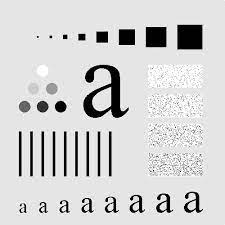
%> input picture manya.jpg, 225 x 225 px
$ octave ch03_hp.m   (GNU Octave 9; MATLAB toolbox functions it lacks are replaced by stand-ins)
%> lines starting %> are read from the running program, lines starting %| are printed output that depends on the picture
### tofloat.m
function [out, revertclass] = tofloat(in)
%   tofloat convert image to floating point
%   [out, revertclass] = tofloat(in) converts the input image IN to floating
%   point. If IN is a double or single image, then OUT  equals IN.
%   Otherwise, OUT equals IM2SINGLE(IN). REVERTCLASS is a function handle
%   that can be used to convert back to the class of IN.
identity = @(x) x;
tosingle = @im2single;

table = { 'uint8', tosingle, @im2uint8
    'uint16', tosingle, @im2uint16
    'int16', tosingle, @im2int16
    'logical', tosingle, @logical
    'double', identity, identity
    'single', identity, identity
    };

classIndex = find(strcmp(class(in), table(:, 1)));

if isempty(classIndex)
    error('Unsupported input image class.');
end

out  = table{classIndex, 2}(in);

revertclass = table{classIndex, 3};

end

### paddedsize.m
% paddedsize.m %
function PQ  = paddedsize(AB, CD, PARAM)
% PADDEDSIZE Computes padded sizes useful for FFT-based filtering.
%   PQ = PADDEDSIZE(AB), where AB is a two-element size vector,
%   computes the two-element size vector PQ = 2*AB.
%
%   PQ = paddedSize(AB, 'PWR2') computes the vector PQ such that
%   PQ(1) = PQ(2) = 2*nextpow2(2*m), where m is MAX(AB).
%
%   PQ = paddedSize(AB, CD), where AB and CD are two-element size vectors,
%   computes the two-element size vector PQ. The elements of PQ are the
%   smallest even integers greater than or equal to AB+CD - 1.
%
%   PQ = paddedSize(AB, CD, 'PWR2') computes the vector PQ such that PQ(1)
%   = PQ(2) = 2^nextpow2(2*m), where m is MAX([AB CD]).
%
if nargin == 1
    PQ = 2*AB;
elseif nargin == 2 && ~ischar(CD)
    PQ = AB + CD -1;
    PQ = 2 * ceil(PQ / 2);
elseif nargin == 2
    m = max(AB); % Maximum dimension.

    % Find power-of-2 at least twice m.
    P = 2^nextpow2(2*m);
    PQ = [P, P];
elseif (nargin == 3) && strcmpi(PARAM, 'pwr2')
    m = max([AB CD]); % Maximum dimension.
    P = 2^nextpow2(2*m);
    PQ = [P, P];
else
    error('Wrong number of inputs.')
end

### dftuv.m
function [U, V] = dftuv(M, N)
u = single(0:(M-1));
v = single(0:(N-1));

idx = find(u > M/2);
u(idx) = u(idx) - M;
idy = find(v > N/2);
v(idy) = v(idy) - N;

[V, U] = meshgrid(v, u);
end

### dftfilt.m
function g = dftfilt(f, H, classout)
%DFTFILT Performs frequency domain filtering.
%   g = DFTFILT(f, H, CLASSOUT) filters f in the frequency domain using the
%   filter transfer function H. The output , g, is the filtered image,
%   which has the same size as f.
%
%   valid values of CLASSOUT are
%
%   'original'  The output is of the same class as the input. This is the
%   default if CLASSOUT is not included in the call.
%   'fltpoint'  The point is floating point of class single, unless both f
%   and H are of class double, in which case the output also is of class
%   double.
%
%   DFTFILT automatically pads f to the same size as H. Both f and H must
%   be real. In addition, H must be an uncentered, circularly-symmetric
%   filter function.

% Convert the input to the floating point.
[f, revertclass] = tofloat(f);

% Obtain the FFT of the padded input.
F = fft2(f, size(H, 1), size(H, 2));

% Perform filtering.
g = ifft2(H .* F);

% Crop to original size.
g = g(1:size(f,1), 1:size(f,2));    % g is of class single here.

% Convert the output to the same class as the input if so specified.
if nargin == 2 || strcmp(classout, 'original')
    g = revertclass(g);
elseif strcmp(classout, 'fltpoint')
    return
else
    error('Undefined class for the output image.')
end

### hpfilter.m
function H = lpfilter(type, M, N, D0, n)
% HPFILTER Computes frequency domain highpass filters.
%   H = HPFILTER(TYPE, M, N, D0, n) creates the transfer function of a
%   highpass filter, H, of the specified TYPE and size (M-by-N).
%   valid values for TYPE, D0, and n are:
%
%   'ideal'     ideal lowpass filter with cutoff frequency D0. n need not
%   be supplied. D0 must be positive.
%
%   'btw'       Butterworth lowpass filter of order n, and cutoff frequency
%   D0. The default value for n is 1.0. D0 must be positive.
%
%   'gaussian'  Gaussian lowpass filter with cutoff (standard deviation)
%   D0. n need not be supplied. D0 must be positive.
%
%   H is of floating point class single. It is returned uncentered for
%   consistency with filtering function dftfilt. To view H as an image or
%   mesh plot, it should be centered using Hc = fftshift(H).

if nargin == 4
    n = 1; % default value of n.
end

% Generate highpass filter.
Hlp = lpfilter(type, M, N, D0, n);
H = 1 - Hlp;

### lpfilter.m
function H = lpfilter(type, M, N, D0, n)
% LPFILTER Computes frequency domain lowpass filters.
%   H = LPFILTER(TYPE, M, N, D0, n) creates the transfer function of a
%   lowpass filter, H, of the specified TYPE and size (M-by-N). To view
%   the filter as an image or mesh plot, it should be centered
%   using H = fftshif(H)
%
%   valid values for TYPE, D0, and n are:
%
%   'ideal'     ideal lowpass filter with cutoff frequency D0. n need not
%   be supplied. D0 must be positive.
%
%   'btw'       Butterworth lowpass filter of order n, and cutoff frequency
%   D0. The default value for n is 1.0. D0 must be positive.
%
%   'gaussian'  Gaussian lowpass filter with cutoff (standard deviation)
%   D0. n need not be supplied. D0 must be positive.
%
%   H is of floating point class single. It is returned uncentered for
%   consistency with filtering function dftfilt. To view H as an image or
%   mesh plot, it should be centered using Hc = fftshift(H).

% use function dftuv to set up the meshgrid arrays needed for computing the
% required distances.
[U, V] = dftuv(M, N);

% Compute the distance D(U, V).
D = hypot(U, V);

% begin filter computations.
switch type
case 'ideal'
    H = single(D <= D0);
case 'btw'
    if nargin == 4
        n = 1;
    end
    H = 1./(1 + (D./D0).^(2*n));
case 'gaussian'
        H = exp(-(D.^2)./(2*(D0^2)));
otherwise
            error('Unknown filter type')
end
end

### ch03_hp.m
clc; clear all; close all;

fo = imread('manya.jpg');
%> fo is the input picture: size 225x225x3 uint8; min 0, max 255, mean 209.2
f = rgb2gray(fo);
[f, revertclass] = tofloat(f);
PQ = paddedsize(size(f));
%> PQ = [450 450]
[U,V] = dftuv(PQ(1), PQ(2));
D = hypot(U,V);
D0 = 0.05 * PQ(2);
%> D0 = 22.5
F = fft2(f, PQ(1), PQ(2));
H = hpfilter('gaussian', PQ(1), PQ(2), D0);
gz = dftfilt(f, H);
%> in dftfilt, `g = ifft2(H .* F);`:
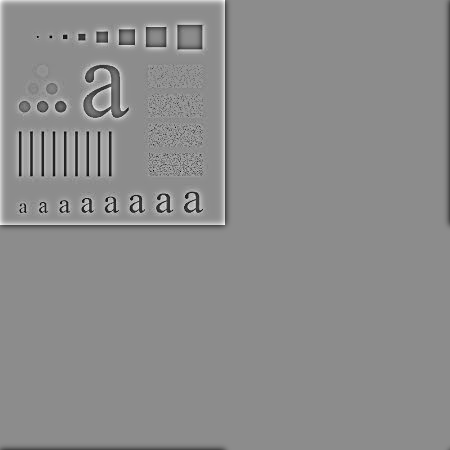
%> g: size 450x450 single; min -0.834, max 0.676, mean 0; drawn with min black and max white
%> in dftfilt, `g = g(1:size(f,1), 1:size(f,2));`:
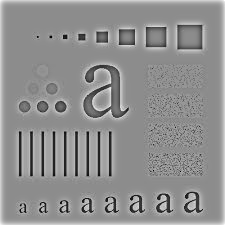
%> g: size 225x225 single; min -0.834, max 0.676, mean 0.02; drawn with min black and max white
gz = revertclass(gz);
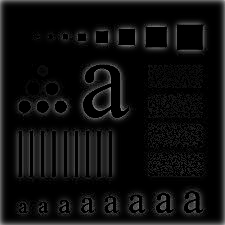
%> gz: size 225x225 uint8; min 0, max 172, mean 14.8

subplot(1,2,1); imshow(fo, []); title('original image');
subplot(1,2,2); imshow(gz); title('high-pass filtered image');


% % grid on;
% % axis on;
% mesh(fftshift(H));
% [az, el] = view
% view = [az + 10, 90]
